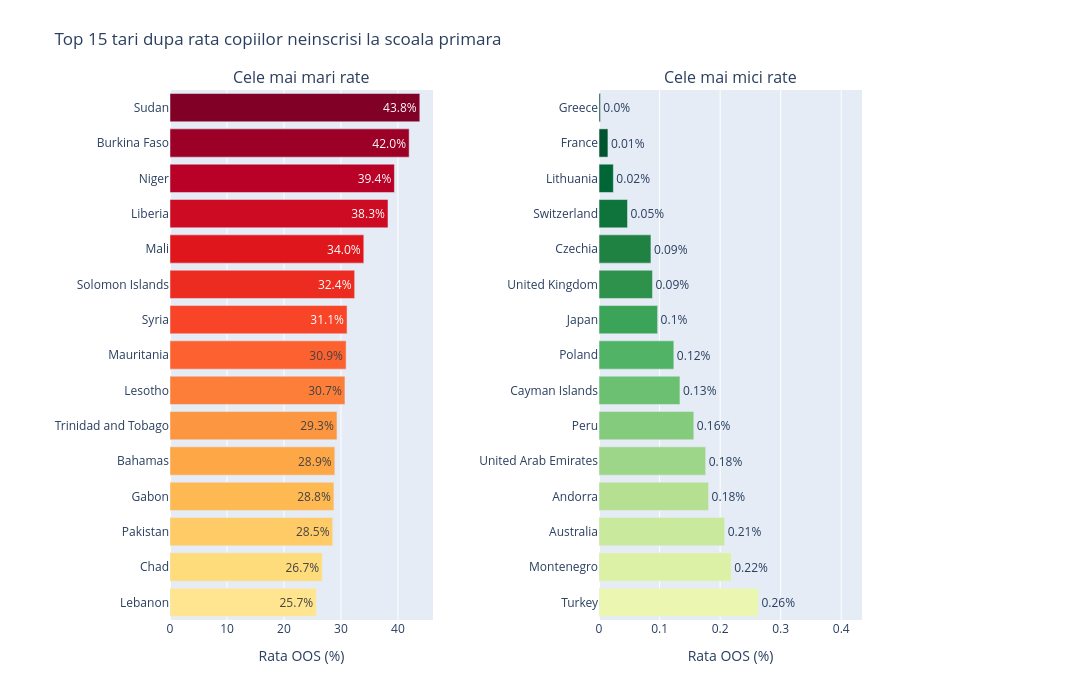

The notebook cell this image was saved under:
### Markdown cell above
#### Grafic 3 - Care sunt tarile cele mai afectate? Top 15

### Code cell
top15 = latest.nlargest(15, 'oos_rate').sort_values('oos_rate')
bottom15 = (latest[latest['oos_rate'] > 0]
            .nsmallest(15, 'oos_rate')
            .sort_values('oos_rate', ascending=False))

n = 15
reds   = pcolors.sample_colorscale('YlOrRd', [(i + 3) / (n + 2) for i in range(n)])
greens = pcolors.sample_colorscale('YlGn',   [(i + 3) / (n + 2) for i in range(n)])

fig = make_subplots(rows=1, cols=2,
                    subplot_titles=['Cele mai mari rate', 'Cele mai mici rate'],
                    horizontal_spacing=0.24)

fig.add_trace(go.Bar(
    x=top15['oos_rate'], y=top15['Entity'],
    orientation='h', marker_color=reds,
    text=top15['oos_rate'].round(1).astype(str) + '%',
    textposition='inside', insidetextanchor='end',
    cliponaxis=False,
    hovertemplate='<b>%{y}</b><br>Rata OOS: %{x:.1f}%<extra></extra>'
), row=1, col=1)

fig.add_trace(go.Bar(
    x=bottom15['oos_rate'], y=bottom15['Entity'],
    orientation='h', marker_color=greens,
    text=bottom15['oos_rate'].round(2).astype(str) + '%',
    textposition='outside',
    cliponaxis=False,
    hovertemplate='<b>%{y}</b><br>Rata OOS: %{x:.2f}%<extra></extra>'
), row=1, col=2)

fig.update_layout(
    title_text='Top 15 tari dupa rata copiilor neinscrisi la scoala primara',
    showlegend=False,
    width=1280, height=680,
    dragmode=False,
    margin=dict(l=170, r=230, t=90, b=60)
)
fig.update_xaxes(title_text='Rata OOS (%)', fixedrange=True, row=1, col=1)
fig.update_xaxes(
    title_text='Rata OOS (%)',
    range=[0, bottom15['oos_rate'].max() * 1.65],
    fixedrange=True,
    row=1, col=2
)
fig.update_yaxes(automargin=True, fixedrange=True)
fig.show(config=PLOTLY_CONFIG)

### Figure 1 — Plotly figure (JSON) as saved in the notebook; plotly's stock layout.template omitted (floating-point values rounded to 4 significant figures)
{"data": [{"cliponaxis": false, "hovertemplate": "<b>%{y}</b><br>Rata OOS: %{x:.1f}%<extra></extra>", "insidetextanchor": "end", "marker": {"color": ["rgb(255, 229, 143)", "rgb(254, 219, 123)", "rgb(254, 203, 103)", "rgb(254, 185, 83)", "rgb(254, 167, 71)", "rgb(253, 150, 64)", "rgb(253, 126, 56)", "rgb(252, 97, 47)", "rgb(248, 69, 40)", "rgb(236, 44, 33)", "rgb(223, 23, 29)", "rgb(205, 11, 34)", "rgb(185, 0, 38)", "rgb(157, 0, 38)", "rgb(128, 0, 38)"]}, "orientation": "h", "text": ["25.7%", "26.7%", "28.5%", "28.8%", "28.9%", "29.3%", "30.7%", "30.9%", "31.1%", "32.4%", "34.0%", "38.3%", "39.4%", "42.0%", "43.8%"], "textposition": "inside", "type": "bar", "x": [25.67, 26.72, 28.55, 28.77, 28.92, 29.3, 30.7, 30.91, 31.07, 32.4, 34.01, 38.25, 39.38, 41.97, 43.84], "xaxis": "x", "y": ["Lebanon", "Chad", "Pakistan", "Gabon", "Bahamas", "Trinidad and Tobago", "Lesotho", "Mauritania", "Syria", "Solomon Islands", "Mali", "Liberia", "Niger", "Burkina Faso", "Sudan"], "yaxis": "y"}, {"cliponaxis": false, "hovertemplate": "<b>%{y}</b><br>Rata OOS: %{x:.2f}%<extra></extra>", "marker": {"color": ["rgb(235, 247, 176)", "rgb(221, 241, 166)", "rgb(201, 233, 156)", "rgb(181, 224, 146)", "rgb(157, 214, 136)", "rgb(132, 203, 126)", "rgb(107, 192, 114)", "rgb(81, 179, 101)", "rgb(60, 164, 88)", "rgb(46, 146, 76)", "rgb(31, 129, 66)", "rgb(14, 116, 60)", "rgb(0, 102, 54)", "rgb(0, 85, 48)", "rgb(0, 69, 41)"]}, "orientation": "h", "text": ["0.26%", "0.22%", "0.21%", "0.18%", "0.18%", "0.16%", "0.13%", "0.12%", "0.1%", "0.09%", "0.09%", "0.05%", "0.02%", "0.01%", "0.0%"], "textposition": "outside", "type": "bar", "x": [0.2632, 0.2183, 0.2074, 0.1809, 0.1761, 0.1565, 0.1336, 0.1235, 0.09672, 0.08828, 0.08569, 0.04699, 0.02364, 0.01469, 0.00218], "xaxis": "x2", "y": ["Turkey", "Montenegro", "Australia", "Andorra", "United Arab Emirates", "Peru", "Cayman Islands", "Poland", "Japan", "United Kingdom", "Czechia", "Switzerland", "Lithuania", "France", "Greece"], "yaxis": "y2"}], "layout": {"annotations": [{"font": {"size": 16}, "showarrow": false, "text": "Cele mai mari rate", "x": 0.19, "xanchor": "center", "xref": "paper", "y": 1, "yanchor": "bottom", "yref": "paper"}, {"font": {"size": 16}, "showarrow": false, "text": "Cele mai mici rate", "x": 0.81, "xanchor": "center", "xref": "paper", "y": 1, "yanchor": "bottom", "yref": "paper"}], "dragmode": false, "height": 680, "margin": {"b": 60, "l": 170, "r": 230, "t": 90}, "showlegend": false, "title": {"text": "Top 15 tari dupa rata copiilor neinscrisi la scoala primara"}, "width": 1280, "xaxis": {"anchor": "y", "domain": [0, 0.38], "fixedrange": true, "title": {"text": "Rata OOS (%)"}}, "xaxis2": {"anchor": "y2", "domain": [0.62, 1], "fixedrange": true, "range": [0, 0.4343], "title": {"text": "Rata OOS (%)"}}, "yaxis": {"anchor": "x", "automargin": true, "domain": [0, 1], "fixedrange": true}, "yaxis2": {"anchor": "x2", "automargin": true, "domain": [0, 1], "fixedrange": true}}}
